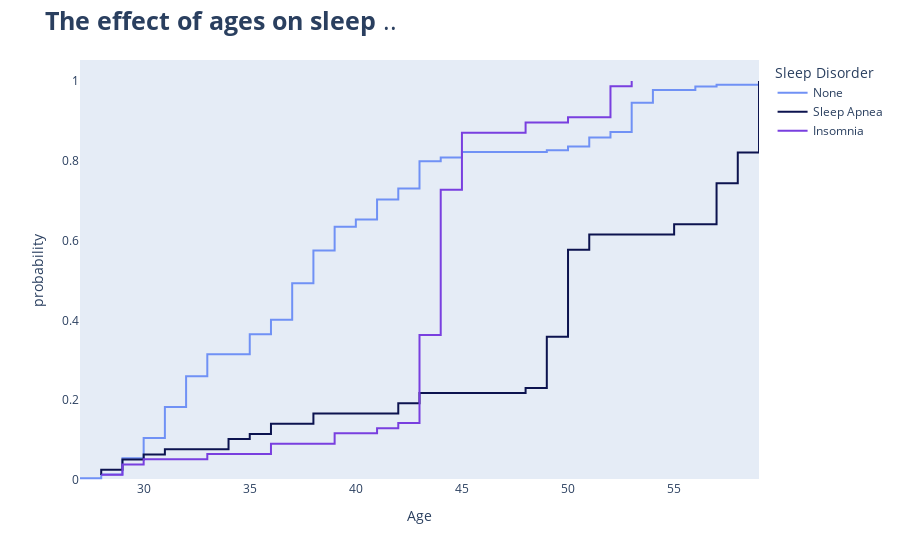

The cell this chart's notebook holds for it:
### Code cell
fig=px.ecdf(sleep_data,x='Age',
            color='Sleep Disorder',
            color_discrete_sequence=['#7091F5','#0C134F','#793FDF'])


fig.update_layout(title='<b>The effect of ages on sleep </b>..',
                    title_font={'size':25},
                    paper_bgcolor='white')


fig.update_xaxes(showgrid=False)
fig.update_yaxes(showgrid=False)
fig.show()

### Figure 1 — Plotly figure (JSON) as saved in the notebook; plotly's stock layout.template omitted (floating-point values rounded to 4 significant figures; data arrays with more than 128 entries replaced by an {"elided": "..."} marker saying what was removed)
{"data": [{"hovertemplate": "Sleep Disorder=None<br>Age=%{x}<br>probability=%{y}<extra></extra>", "legendgroup": "None", "line": {"dash": "solid", "shape": "hv"}, "marker": {"color": "#7091F5", "symbol": "circle"}, "mode": "lines", "name": "None", "orientation": "v", "showlegend": true, "type": "scatter", "x": {"elided": "219 int values"}, "xaxis": "x", "y": {"elided": "219 float values"}, "yaxis": "y"}, {"hovertemplate": "Sleep Disorder=Sleep Apnea<br>Age=%{x}<br>probability=%{y}<extra></extra>", "legendgroup": "Sleep Apnea", "line": {"dash": "solid", "shape": "hv"}, "marker": {"color": "#0C134F", "symbol": "circle"}, "mode": "lines", "name": "Sleep Apnea", "orientation": "v", "showlegend": true, "type": "scatter", "x": [28, 28, 29, 29, 30, 31, 34, 34, 35, 36, 36, 38, 38, 42, 42, 43, 43, 48, 49, 49, 49, 49, 49, 49, 49, 49, 49, 49, 50, 50, 50, 50, 50, 50, 50, 50, 50, 50, 50, 50, 50, 50, 50, 50, 50, 51, 51, 51, 55, 55, 57, 57, 57, 57, 57, 57, 57, 57, 58, 58, 58, 58, 58, 58, 59, 59, 59, 59, 59, 59, 59, 59, 59, 59, 59, 59, 59, 59], "xaxis": "x", "y": [0.01282, 0.02564, 0.03846, 0.05128, 0.0641, 0.07692, 0.08974, 0.1026, 0.1154, 0.1282, 0.141, 0.1538, 0.1667, 0.1795, 0.1923, 0.2051, 0.2179, 0.2308, 0.2436, 0.2564, 0.2692, 0.2821, 0.2949, 0.3077, 0.3205, 0.3333, 0.3462, 0.359, 0.3718, 0.3846, 0.3974, 0.4103, 0.4231, 0.4359, 0.4487, 0.4615, 0.4744, 0.4872, 0.5, 0.5128, 0.5256, 0.5385, 0.5513, 0.5641, 0.5769, 0.5897, 0.6026, 0.6154, 0.6282, 0.641, 0.6538, 0.6667, 0.6795, 0.6923, 0.7051, 0.7179, 0.7308, 0.7436, 0.7564, 0.7692, 0.7821, 0.7949, 0.8077, 0.8205, 0.8333, 0.8462, 0.859, 0.8718, 0.8846, 0.8974, 0.9103, 0.9231, 0.9359, 0.9487, 0.9615, 0.9744, 0.9872, 1], "yaxis": "y"}, {"hovertemplate": "Sleep Disorder=Insomnia<br>Age=%{x}<br>probability=%{y}<extra></extra>", "legendgroup": "Insomnia", "line": {"dash": "solid", "shape": "hv"}, "marker": {"color": "#793FDF", "symbol": "circle"}, "mode": "lines", "name": "Insomnia", "orientation": "v", "showlegend": true, "type": "scatter", "x": [28, 29, 29, 30, 33, 36, 36, 39, 39, 41, 42, 43, 43, 43, 43, 43, 43, 43, 43, 43, 43, 43, 43, 43, 43, 43, 43, 43, 44, 44, 44, 44, 44, 44, 44, 44, 44, 44, 44, 44, 44, 44, 44, 44, 44, 44, 44, 44, 44, 44, 44, 44, 44, 44, 44, 44, 45, 45, 45, 45, 45, 45, 45, 45, 45, 45, 45, 48, 48, 50, 52, 52, 52, 52, 52, 52, 53], "xaxis": "x", "y": [0.01299, 0.02597, 0.03896, 0.05195, 0.06494, 0.07792, 0.09091, 0.1039, 0.1169, 0.1299, 0.1429, 0.1558, 0.1688, 0.1818, 0.1948, 0.2078, 0.2208, 0.2338, 0.2468, 0.2597, 0.2727, 0.2857, 0.2987, 0.3117, 0.3247, 0.3377, 0.3506, 0.3636, 0.3766, 0.3896, 0.4026, 0.4156, 0.4286, 0.4416, 0.4545, 0.4675, 0.4805, 0.4935, 0.5065, 0.5195, 0.5325, 0.5455, 0.5584, 0.5714, 0.5844, 0.5974, 0.6104, 0.6234, 0.6364, 0.6494, 0.6623, 0.6753, 0.6883, 0.7013, 0.7143, 0.7273, 0.7403, 0.7532, 0.7662, 0.7792, 0.7922, 0.8052, 0.8182, 0.8312, 0.8442, 0.8571, 0.8701, 0.8831, 0.8961, 0.9091, 0.9221, 0.9351, 0.9481, 0.961, 0.974, 0.987, 1], "yaxis": "y"}], "layout": {"legend": {"title": {"text": "Sleep Disorder"}, "tracegroupgap": 0}, "margin": {"t": 60}, "paper_bgcolor": "white", "title": {"font": {"size": 25}, "text": "<b>The effect of ages on sleep </b>.."}, "xaxis": {"anchor": "y", "domain": [0, 1], "showgrid": false, "title": {"text": "Age"}}, "yaxis": {"anchor": "x", "domain": [0, 1], "rangemode": "tozero", "showgrid": false, "title": {"text": "probability"}}}}
